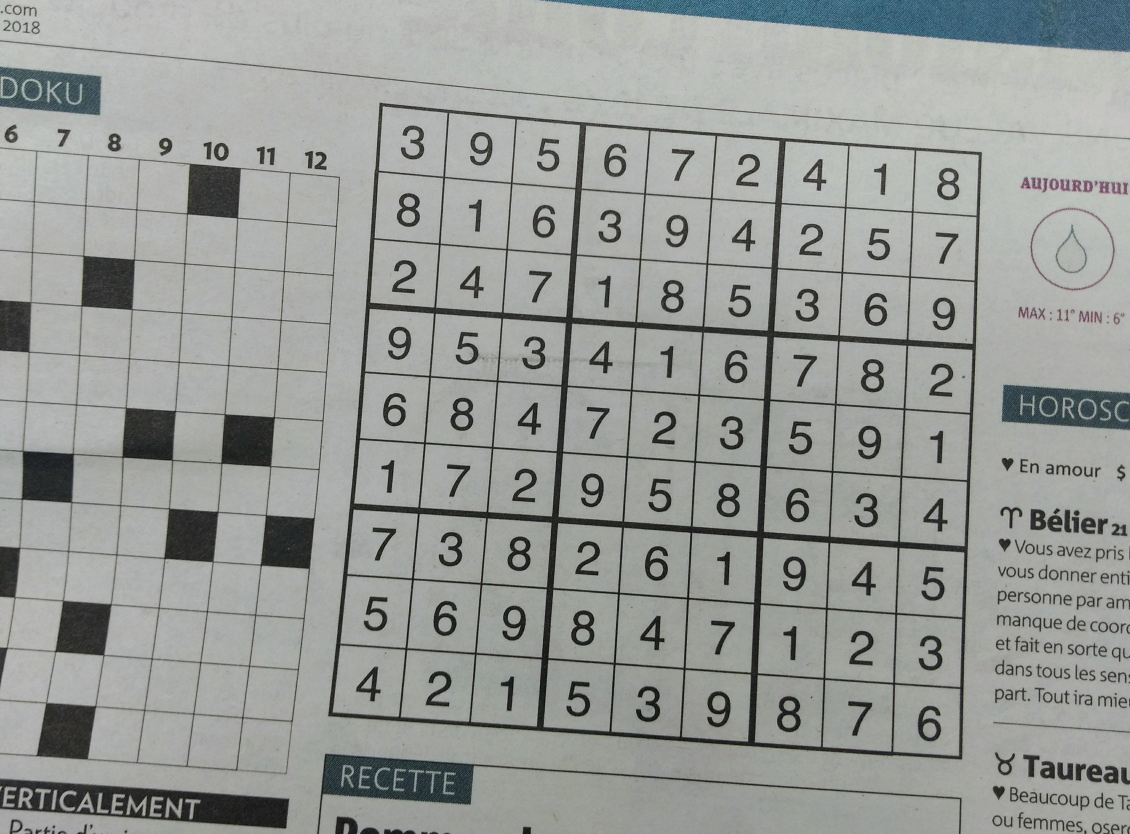
#> input picture img/sudoku.jpg, 3389 x 2501 px (shown at 1/3 size)
$ python -i hough.py   (imports and definitions only)
#> lines starting #> are read from the running program, lines starting #| are printed output that depends on the picture; after the words box and inside, x2 and y2 are one past the last pixel; in counts of white or black regions, pixels touching at a corner belong together
import cv2 as cv
import numpy as np
from matplotlib import pyplot as plt


def hough():
    '''
    The Hough Transform is a Popular technique
    to detect any shape, if you can represent
    that shape in a mathematical form, It can
    detect the shape even if it is broken or
    distorted a little bit.

    # Θ Theta

    A line in the image space can be expressed
    with two variables.
    For ex:
        -In Cartesian Coordinate System
                    y = mx + c
        -In the polar coordinate system
                    x cosΘ + y sinΘ = r

            Hough Transformation Algorithm
            -------------------------------

    1. Edge detection, e.g Using the Canny Edge
        Detector.
    2. Mapping of the edge points to the Hough
        space and storage in an accumulator
    3. Interpretation of the accumulator to
        yield lines of infinite length. The
        interpretation is done by thresholding
        and possibly other constraints.
    4. Conversion of infinite lines to finite lines.


        OpenCV's Two kinds of Hough line Transforms
        -------------------------------------------

        o The Standard Hough Transform (HoughLines method)
        o The Probabilistic Hough Line Transform (HoughLinesP)
    '''
    img = cv.imread("./img/sudoku.jpg")
#> img is the input picture: shape (2501, 3389, 3); mean B, G, R 152.2, 155.1, 152.3
    img = cv.resize(img, (500, 500))
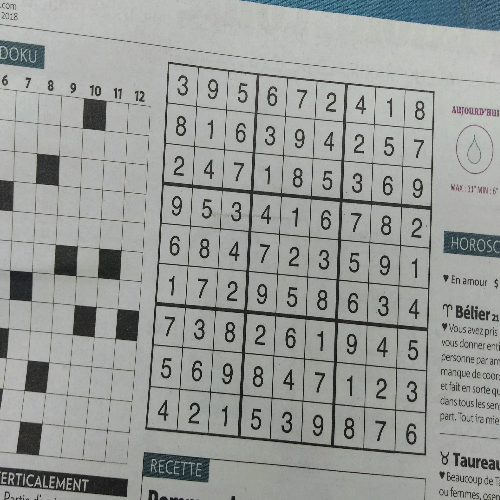
#> img: shape (500, 500, 3); mean B, G, R 152.1, 155.1, 152.3
    gray_img = cv.cvtColor(img, cv.COLOR_BGR2GRAY)
    edges = cv.Canny(gray_img, 50, 150, apertureSize=3)
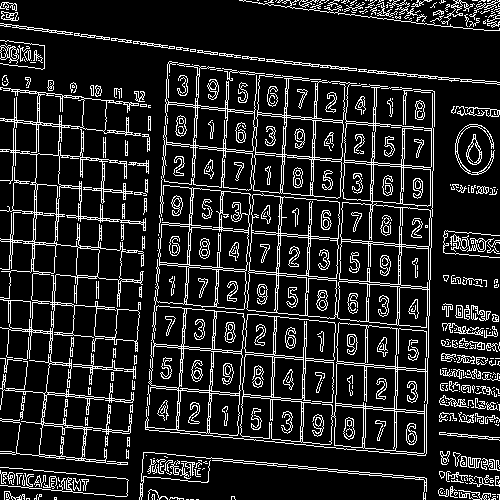
#> edges: shape (500, 500); 13.8% white in thin lines or dots
    lines = cv.HoughLines(edges, 1, np.pi/180, 200)
#> lines = 29 rows, first 8: [208, 1.66], [377, 0.0349], [379, 0.0349], [210, 1.66], [90, 1.66], [25, 1.69], [326, 1.68], [263, 0.0524]

    for line in lines:
        rho, theta = line[0]
        a = np.cos(theta)
        b = np.sin(theta)
        x0 = a * rho
        y0 = b * rho
        # x1 stores the rounded off value of (r* cosΘ - 1000 * sinΘ)
        x1 = int(x0 + 1000 * (-b))
        # y1 stores the rounded off value of (r * sinΘ + 1000 * cosΘ)
        y1 = int(y0 + 1000 * (a))
        # x2 stores the rounded off value of (r * cosΘ + 1000 * sinΘ)
        x2 = int(x0 - 1000 * (-b))
        # y2 stores the rounded off value of (r * sinΘ - 1000 * cosΘ)
        y2 = int(y0 - 1000 * (a))

        cv.line(img, (x1, y1), (x2, y2), (0, 0, 255), 2)
#> this loop made 29 passes
#> (rho, theta, a, b, x0, y0, x1, y1) on passes 1 to 12: (208, 1.66, -0.0872, 0.996, -18.13, 207.2, -1014, 120), (377, 0.0349, 0.999, 0.0349, 376.8, 13.16, 341, 1012), (379, 0.0349, 0.999, 0.0349, 378.8, 13.23, 343, 1012), (210, 1.66, -0.0872, 0.996, -18.3, 209.2, -1014, 122), (90, 1.66, -0.0872, 0.996, -7.84, 89.66, -1004, 2), (25, 1.69, -0.122, 0.993, -3.05, 24.81, -995, -97), (326, 1.68, -0.105, 0.995, -34.08, 324.2, -1028, 219), (263, 0.0524, 0.999, 0.0523, 262.6, 13.76, 210, 1012), (200, 0.0524, 0.999, 0.0523, 199.7, 10.47, 147, 1009), (409, 0.0349, 0.999, 0.0349, 408.8, 14.27, 373, 1013), (349, 0.0349, 0.999, 0.0349, 348.8, 12.18, 313, 1011), (205, 0.0698, 0.998, 0.0698, 204.5, 14.3, 134, 1011)
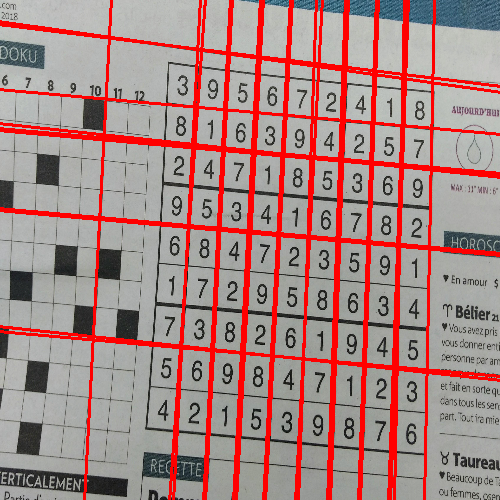
#> img: shape (500, 500, 3); 14.27% of pixels changed, all inside (x1, y1, x2, y2) = (0, 0, 500, 500)

    cv.imshow("Image", img)
    cv.imshow("Canny", edges)

    cv.waitKey()
    cv.destroyAllWindows()


def houghP():
    img = cv.imread("./img/road.jpg")
    img = cv.resize(img, (500, 500))
    gray_img = cv.cvtColor(img, cv.COLOR_BGR2GRAY)
    edges = cv.Canny(gray_img, 170, 200, apertureSize=3)
    lines = cv.HoughLinesP(edges, 1, np.pi/180, 100,
                           minLineLength=100, maxLineGap=10)

    for line in lines:
        x1, y1, x2, y2 = line[0]
        cv.line(img, (x1, y1), (x2, y2), (0, 255, 0), 2)

    cv.imshow("Image", img)
    cv.imshow("Canny", edges)

    cv.waitKey()
    cv.destroyAllWindows()

>>> result = hough()
